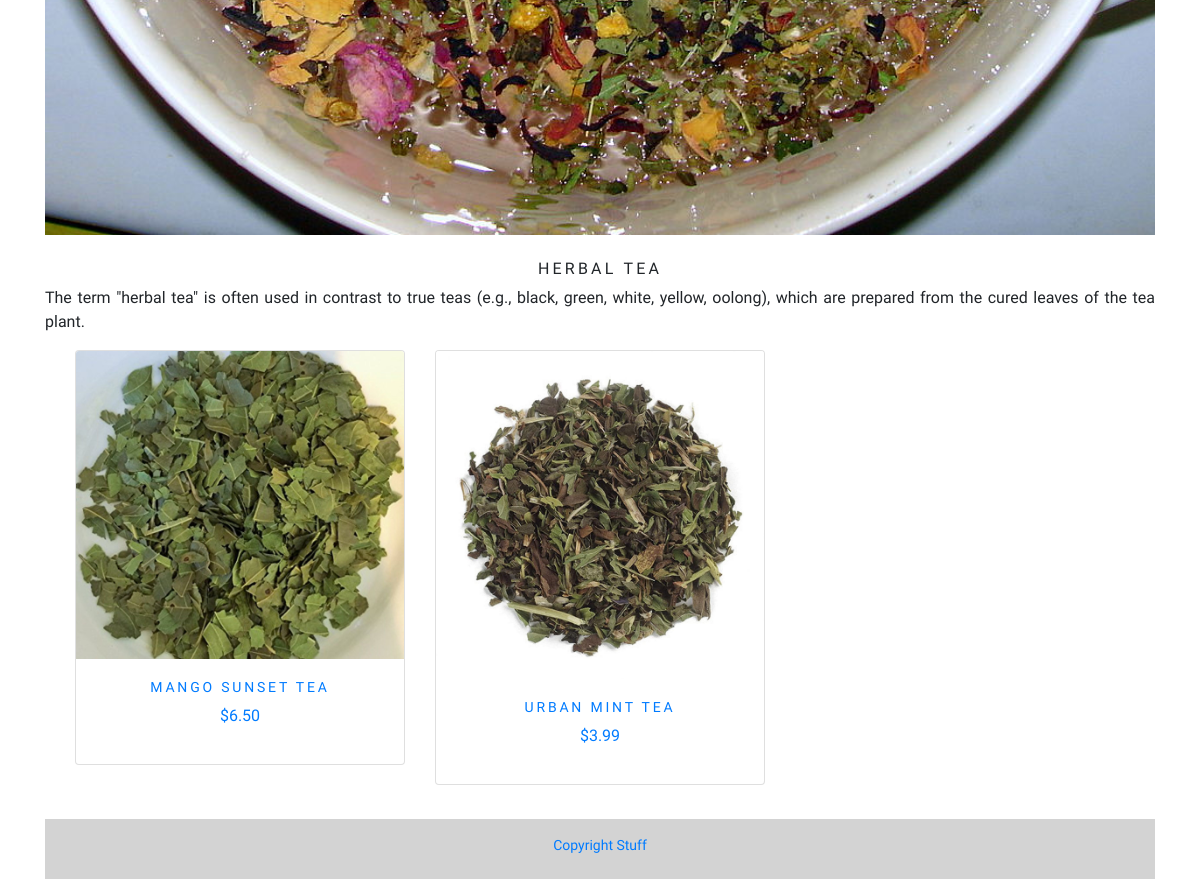
Page /shop/herbal-tea/ (lower part) on the earlier database version.
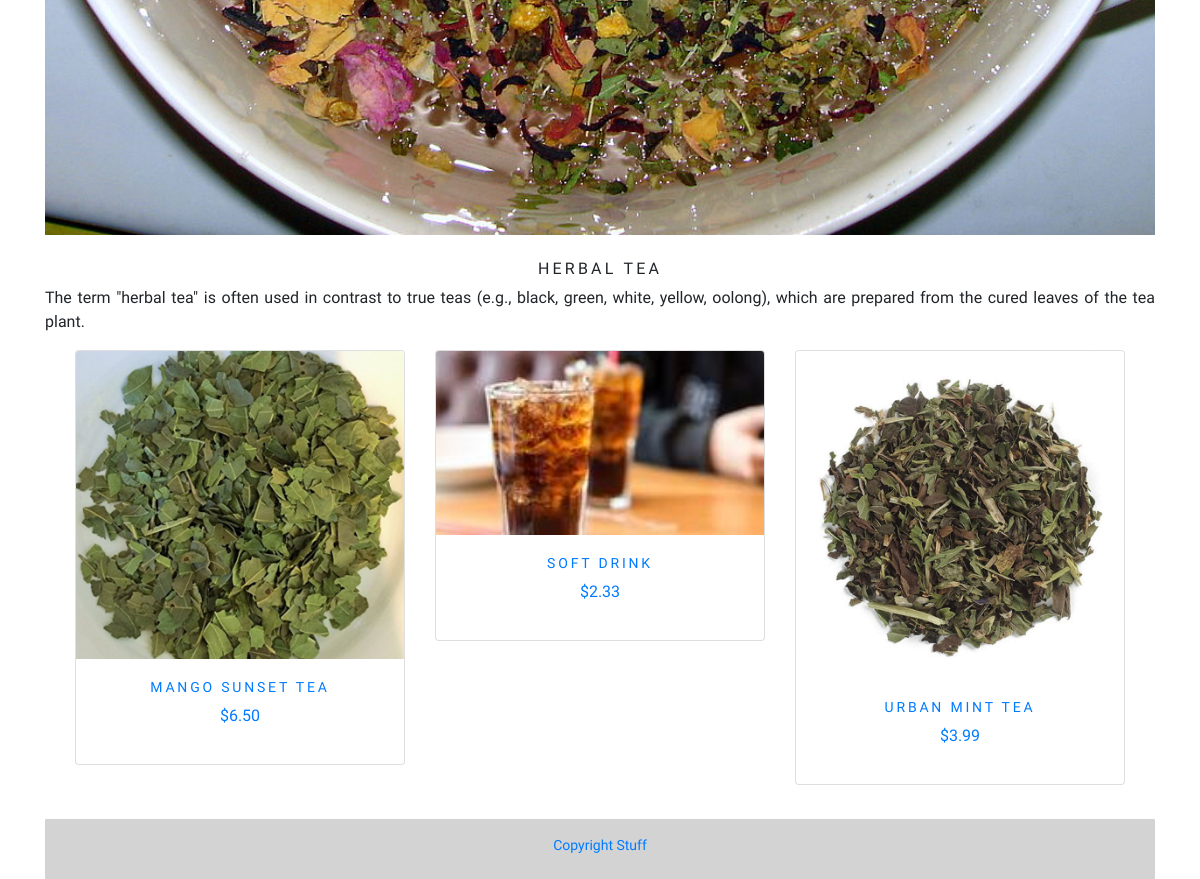
Same page on the later database version.
### shop/models.py (models this page shows, shortened)
class Product(models.Model):
    name = models.CharField(max_length=250, unique=True)
    slug = models.SlugField(max_length=250, unique=True)
    description = models.TextField(blank=True)
    Category = models.ForeignKey(Category, on_delete=models.CASCADE)
    price = models.DecimalField(max_digits=10, decimal_places=2)
    image = models.ImageField(upload_to='product', blank = True, default='/static/media/category/herbal-tea.jpg')
    stock = models.IntegerField()
    available = models.BooleanField(default=True)
    created = models.DateTimeField(auto_now_add=True)
    updated = models.DateTimeField(auto_now = True)
    class Meta:
        ordering = ('name',)
        verbose_name = 'product'
        verbose_name_plural = 'products'
    def get_url(self):
        return reverse('shop:ProdCatDetail', args=[self.Category.slug,self.slug])

### shop/views.py (the view)
# urls.py: path('', views.allProdCat, name='allProdCat'),
def allProdCat(request, c_slug = None):
    catPage = None
    products = None
    if c_slug != None:
        catPage = get_object_or_404(Category, slug = c_slug)
        productsList = Product.objects.filter(Category=catPage,available=True)
    else:
        productsList = Product.objects.all().filter(available=True)
    pr = Paginator(productsList, 6)
    try:
        page = int(request.GET.get('page','1'))
    except:
        page = 1
    try:
        products = pr.page(page)
    except(EmptyPage, InvalidPage):
        products = pr.page(pr.num_pages)
    return render(request, 'shop/category.html',{'Category' : catPage, 'products' : products})

### cart/context_processors.py (called while the page is built)
def counter(request):
    item_count = 0
    if 'admin' in request.path:
        return {}
    else:
        try:
            cart = Cart.objects.filter(cart_id=_cart_id(request))
            cart_items = CartItem.objects.all().filter(cart=cart[:1])
            for cart_item in cart_items:
                item_count += cart_item.quantity
        except Cart.DoesNotExist:
            item_count = 0
    return dict(item_count = item_count)

### cart/views.py (called while the page is built)
def _cart_id(request):
    cart = request.session.session_key
    if not cart:
        cart = request.session.create()
    return cart

### shop/context_processor.py (called while the page is built)
def menu_links(request):
    links = Category.objects.all()
    return dict(links=links)

### shop/models.py (called while the page is built)
    def get_url(self):
        return reverse('shop:products_by_category', args=[self.slug])

### shop/templates/shop/category.html (shortened to what this page needs)
{% extends "base.html" %}
{% load staticfiles %}
{% block content %}
     <div class="mx-auto">
        {% if Category %}
            <img class ="my_image" src = "{{Category.image.url}}" alt="{{Category.name}}">
    </div>
    <br>
    <div>
        <h1 class = "text-center my_title">{{Category.name}}</h1>
        <p class = "text-justify">{{Category.description}}</p>
    </div>
    {% endif %}
    <div class = "container">
        <div class = "row mx-auto">
        {% for product in products.object_list %}
            <div class = "my_bottom_margin col-9 col-sm-12 col-md-4 col-md-12 col-lg-4">
                <div class="card text-center" style="min-width: 18rem;">
                    {% if product.image %}
                    <a href = "{{product.get_url}}"><img class="card-img-top my_image"src = "{{product.image.url}}" alt = "{{product.name}}"</a>
                    {% endif %}
                 <div class = "card-body">
                    <h4>{{product.name}}</h4>
                    <p>${{product.price}}</p>
                 </div>
                </div>
            </div>
        {% endfor %}
        </div>
        <div class ="mx-auto">
        <br>
    </div>
{% endblock %}

Differences in the rows shown:
added Product: image (picture), name "SOFT DRINK", price "2.33"
